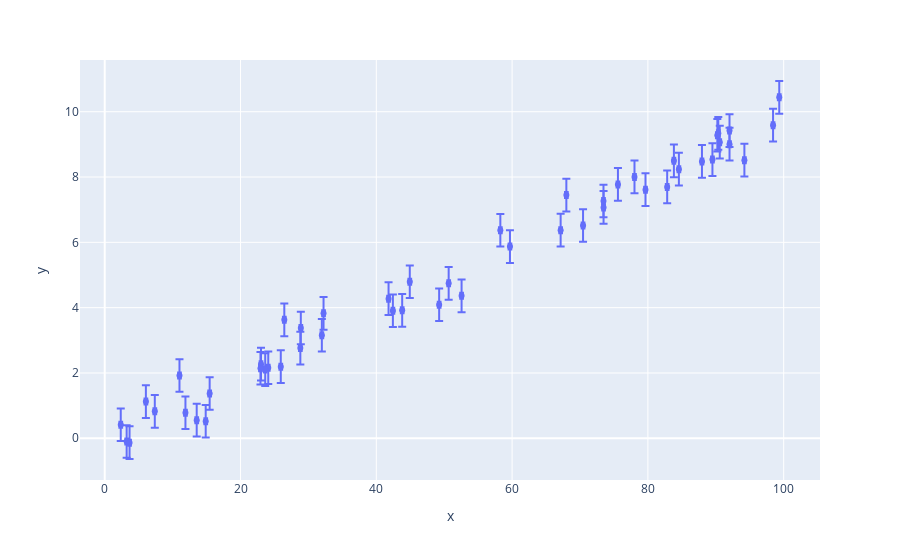

Notebook cell for this chart:
### Markdown cell above
## Nuestro objetivo es medir g a partir de la siguiente relacion:




$$\Large \frac{1}{\tau^2} = \left (  \frac{1}{4\pi^2} \cdot g \right ) \frac{1}{l}  $$


Haciendo unos cambios de variables:

$\large y = \frac{1}{\tau^2} $

$\large x = \frac{1}{l} $

Y renombrando la constante:

$\large m = \frac{1}{4\pi^2} \cdot g $ 

Tenemos:

$$\Large y = m x + b $$

Donde en principio b es 0

### Code cell
fig = px.scatter(df, x=x, y=y, error_x="dx", error_y="dy")
fig.show()

### Figure 1 — Plotly figure (JSON) as saved in the notebook; plotly's stock layout.template omitted (floating-point values rounded to 4 significant figures)
{"data": [{"error_x": {"array": [0.2, 0.2, 0.2, 0.2, 0.2, 0.2, 0.2, 0.2, 0.2, 0.2, 0.2, 0.2, 0.2, 0.2, 0.2, 0.2, 0.2, 0.2, 0.2, 0.2, 0.2, 0.2, 0.2, 0.2, 0.2, 0.2, 0.2, 0.2, 0.2, 0.2, 0.2, 0.2, 0.2, 0.2, 0.2, 0.2, 0.2, 0.2, 0.2, 0.2, 0.2, 0.2, 0.2, 0.2, 0.2, 0.2, 0.2, 0.2, 0.2, 0.2]}, "error_y": {"array": [0.5, 0.5, 0.5, 0.5, 0.5, 0.5, 0.5, 0.5, 0.5, 0.5, 0.5, 0.5, 0.5, 0.5, 0.5, 0.5, 0.5, 0.5, 0.5, 0.5, 0.5, 0.5, 0.5, 0.5, 0.5, 0.5, 0.5, 0.5, 0.5, 0.5, 0.5, 0.5, 0.5, 0.5, 0.5, 0.5, 0.5, 0.5, 0.5, 0.5, 0.5, 0.5, 0.5, 0.5, 0.5, 0.5, 0.5, 0.5, 0.5, 0.5]}, "hoverlabel": {"namelength": 0}, "hovertemplate": "x=%{x}<br>y=%{y}", "legendgroup": "", "marker": {"color": "#636efa", "symbol": "circle"}, "mode": "markers", "name": "", "showlegend": false, "type": "scatter", "x": [94.21, 43.81, 92.02, 14.88, 24.09, 26.45, 13.55, 23.02, 92.02, 75.59, 6.064, 90.37, 2.363, 3.231, 32.23, 78.02, 67.99, 41.8, 58.27, 42.44, 3.659, 98.43, 28.88, 89.5, 73.47, 70.45, 31.98, 90.23, 90.58, 84.56, 99.34, 67.15, 11.89, 79.64, 49.26, 73.46, 83.83, 15.46, 44.93, 7.377, 82.84, 87.96, 11.01, 52.56, 23.64, 22.94, 25.93, 59.68, 50.66, 28.81], "xaxis": "x", "y": [8.516, 3.917, 9.006, 0.5228, 2.159, 3.627, 0.5546, 2.269, 9.421, 7.774, 1.124, 9.339, 0.415, -0.09925, 3.825, 8.005, 7.448, 4.275, 6.37, 3.905, -0.1343, 9.588, 3.378, 8.534, 7.069, 6.516, 3.155, 9.28, 9.067, 8.241, 10.44, 6.372, 0.7814, 7.612, 4.089, 7.265, 8.496, 1.37, 4.792, 0.8241, 7.698, 8.478, 1.924, 4.363, 2.104, 2.145, 2.194, 5.87, 4.744, 2.761], "yaxis": "y"}], "layout": {"autosize": true, "legend": {"tracegroupgap": 0}, "margin": {"t": 60}, "xaxis": {"anchor": "y", "autorange": true, "domain": [0, 1], "range": [-3.343, 105.0], "title": {"text": "x"}, "type": "linear"}, "yaxis": {"anchor": "x", "autorange": true, "domain": [0, 1], "range": [-1.277, 11.58], "title": {"text": "y"}, "type": "linear"}}}
